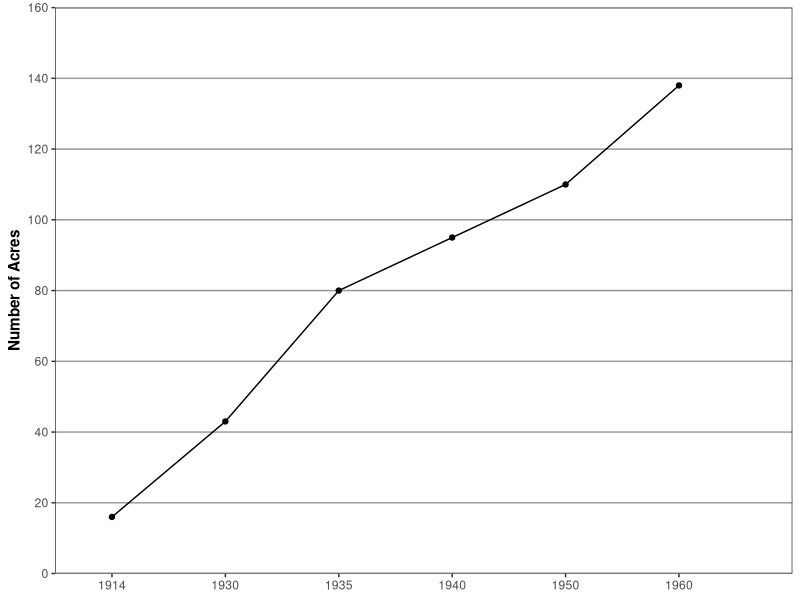

Source code (R): (Note: this script raises an error after producing the figure.)
library(ggplot2)
library(gridExtra)

this_base <- "fig09-02_scale-tip-for-excel-users"

my_data <- data.frame(year = c(1914, 1931, 1936, 1942, 1952, 1962),
                   year_2 = c(1910, 1920, 1930, 1940, 1950, 1960),
                   acres = c(16, 43, 80, 95, 110, 138))

p1 <- ggplot(my_data, aes(x = year_2, y = acres)) +
  geom_point() + geom_line() +
  scale_x_continuous(breaks = seq(1910, 1960, 10), 
                     labels = c(1914, 1930, 1935, 1940, 1950, 1960),
                     limits = c(1905, 1970), expand = c(0, 0)) +
  scale_y_continuous(breaks = seq(0, 160, 20), limits = c(0, 160),
                     expand = c(0, 0)) +
  labs(x = NULL, y = "Number of Acres") +
  theme_bw() +
  theme(panel.grid.major.y = element_line(colour = "grey60"),
        panel.grid.major.x = element_blank(),
        panel.grid.minor = element_blank(),
        axis.title.y = element_text(face = "bold"))

p1

p2 <- ggplot(my_data, aes(x = year, y = acres)) +
  geom_point() + geom_line() +
  scale_x_continuous(breaks = seq(1910, 1970, 10), limits = c(1910, 1970), 
                     expand = c(0, 0)) +
  scale_y_continuous(breaks = seq(0, 160, 20), limits = c(0, 160),
                     expand = c(0, 0)) +
  labs(x = NULL, y = "Number of Acres") +
  theme_bw() +
  theme(panel.grid.major.y = element_line(colour = "grey60"),
        panel.grid.major.x = element_blank(),
        panel.grid.minor = element_blank(),
        axis.title.y = element_text(face = "bold"))

p3 <- arrangeGrob(p1, p2, ncol = 1,
                  main = textGrob("Fig 9.2 Scale Tip for Excel Users",
                                  vjust = 0.75, gp = gpar(fontface = "bold")))

p3

ggsave(paste0(this_base, ".png"), 
       p3, width = 6, height = 6)

## note: my_data is estimated
